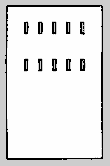
#> input picture map/map.pgm, 110 x 166 px, found by its file name
$ python voronoi_grapher.py
#> lines starting #> are read from the running program, lines starting #| are printed output that depends on the picture; after the words box and inside, x2 and y2 are one past the last pixel; in counts of white or black regions, pixels touching at a corner belong together
import cv2

from numpy.typing import NDArray
import scipy.ndimage as ndimage
import numpy as np

from sklearn.cluster import KMeans

from scipy.spatial import Delaunay
from sklearn.metrics.pairwise import distance

class VoronoiGrapher:

    def __init__(self, map_image = None) -> None:
        self.CLUSTER_PERCENT = 0.1

        if map_image is None:
            return None

        self.nodes = self.process_map(map_image)

    # def get_graph(self):
    #     """Gets graph processed from the input map"""
    #     return self.graph_

    def find_local_minima(self, distance_field):
        """
        Finds local minima in a distance field using iterative search.

        Args:
            distance_field (np.ndarray): Distance field image.

        Returns:
            local_minima: List of coordinates (tuples of (x, y)) representing local minima.
        """

        local_minima = []
        height, width = distance_field.shape

        for y in range(height):
            for x in range(width):
                # Check if current pixel is lower than its neighbors (excluding edges)
                if (x > 0 and distance_field[y, x] < distance_field[y, x-1]) or \
                    (x < width-1 and distance_field[y, x] < distance_field[y, x+1]) or \
                    (y > 0 and distance_field[y, x] < distance_field[y-1, x]) or \
                    (y < height-1 and distance_field[y, x] < distance_field[y+1, x]):
                        continue  # Not a minimum

                local_minima.append((x, y))

        return local_minima

    def create_graph(self, nodes, k=4):
        """
        Creates a graph with given array of nodes,

        Args:
        endpoints = find_local_minima(distance_field)
            k (int): number of closest connected nodes

        Returns:
            graph: An adjacency list representing the connected graph
        """

        # num_nodes = nodes.shape[0]
        # graph = [[] for _ in range(num_nodes)]  # Initialize empty adjacency list
        #
        # # print('creating graph...')
        # # Iterate through each node
        # for i, node in enumerate(nodes):
        #     # Calculate distances from the current node to all other nodes
        #     distances = np.linalg.norm(nodes - node, axis=1)
        #
        #     # Get indices of the k nearest neighbors (excluding the node itself)
        #     nearest_indices = np.argsort(distances)[1:k+1]
        #
        #     # print(f"Node {i} neighbors: {nearest_indices}")
        #
        #     # Add edges to the adjacency list
        #     for neighbor_index in nearest_indices:
        #         graph[i].append(neighbor_index)

        print(f'Node amounts: {len(nodes)}')
        graph = Delaunay(nodes).simplices
        print(f'Simplices: {len(graph)}')

        return graph

    def process_map(self, map=None):
#> called with map = 'map.pgm'
        if map is None:
           return None

        gray = map

        # pre-process the map image
        if isinstance(map, str):
            input_image = cv2.imread(map)
#> input_image is the input picture: shape (166, 110, 3); min 0, max 254, mean 227.7
            print(f'received image of size, {np.shape(input_image)}')
#| received image of size, (166, 110, 3)

            # convert to a grayscale image
            gray = cv2.cvtColor(input_image, cv2.COLOR_BGR2GRAY)
            print(f'converted to gray of size, {np.shape(gray)}')
#| converted to gray of size, (166, 110)

        # convert to binary image
        _, bin = cv2.threshold(gray, 253, 255, cv2.THRESH_BINARY)
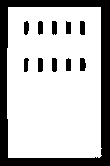
#> bin: shape (166, 110); 73.8% white; 11 black regions, largest, box (x1, y1, x2, y2) and area: (0, 0, 110, 166) 4147, (80, 58, 86, 71) 69, (80, 21, 85, 35) 68

        # compute distance field
        distance_field = ndimage.distance_transform_edt(input=bin, sampling=6)
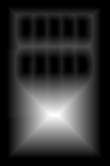
#> distance_field: shape (166, 110) float64; min 0, max 258.6, mean 50.4; drawn with min black and max white

        endpoints = self.find_local_minima(distance_field)
#> endpoints = 4369 pairs, first value 0 to 109, second value 0 to 165
        clipped_endpoints = [point for point in endpoints if distance_field[point[1], point[0]] > 0]
#> clipped_endpoints = 376 pairs, first value 8 to 100, second value 7 to 157

        # KMeans clustering
        num_clusters = round(len(clipped_endpoints) * self.CLUSTER_PERCENT)
#> num_clusters = 38
        kmeans = KMeans(n_clusters=num_clusters)
        kmeans.fit(clipped_endpoints)
        centers = np.round(kmeans.cluster_centers_).astype(int)
#> centers = 38 pairs, first value 11 to 95, second value 10 to 153

        self.graph_ = self.create_graph(centers, k=4)
#| Node amounts: 38
#> in create_graph, `graph = Delaunay(nodes).simplices`: graph = 70 rows, first 8: [26, 30, 35], [9, 6, 35], [9, 19, 6], [8, 9, 35], [8, 23, 9], [23, 8, 2], [34, 30, 26], [22, 23, 2]
#| Simplices: 70
#> self.graph_ has the same summary as graph in create_graph

        print(len(self.graph_))
#| 70

        # visualise connected nodes
        for index, tri in enumerate(self.graph_):
            cv2.line(distance_field, centers[tri[0]], centers[tri[1]], (255,0,0), 1)
            cv2.line(distance_field, centers[tri[0]], centers[tri[2]], (255,0,0), 1)
            cv2.line(distance_field, centers[tri[1]], centers[tri[2]], (255,0,0), 1)
#> this loop made 70 passes
#> tri on passes 1 to 12: [26, 30, 35], [9, 6, 35], [9, 19, 6], [8, 9, 35], [8, 23, 9], [23, 8, 2], [34, 30, 26], [22, 23, 2], [5, 19, 9], [23, 5, 9], [5, 22, 24], [22, 5, 23]
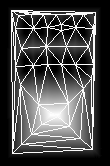
#> distance_field: shape (166, 110) float64; 14.34% of pixels changed, all inside (x1, y1, x2, y2) = (11, 10, 96, 154); drawn with min black and max white

        cv2.imwrite('processed.jpg', distance_field)

        return centers

if __name__ == '__main__':
    v_graph = VoronoiGrapher('map.pgm')
#> in __init__, `self.nodes = self.process_map(map_image)`: self.nodes has the same summary as centers in process_map
